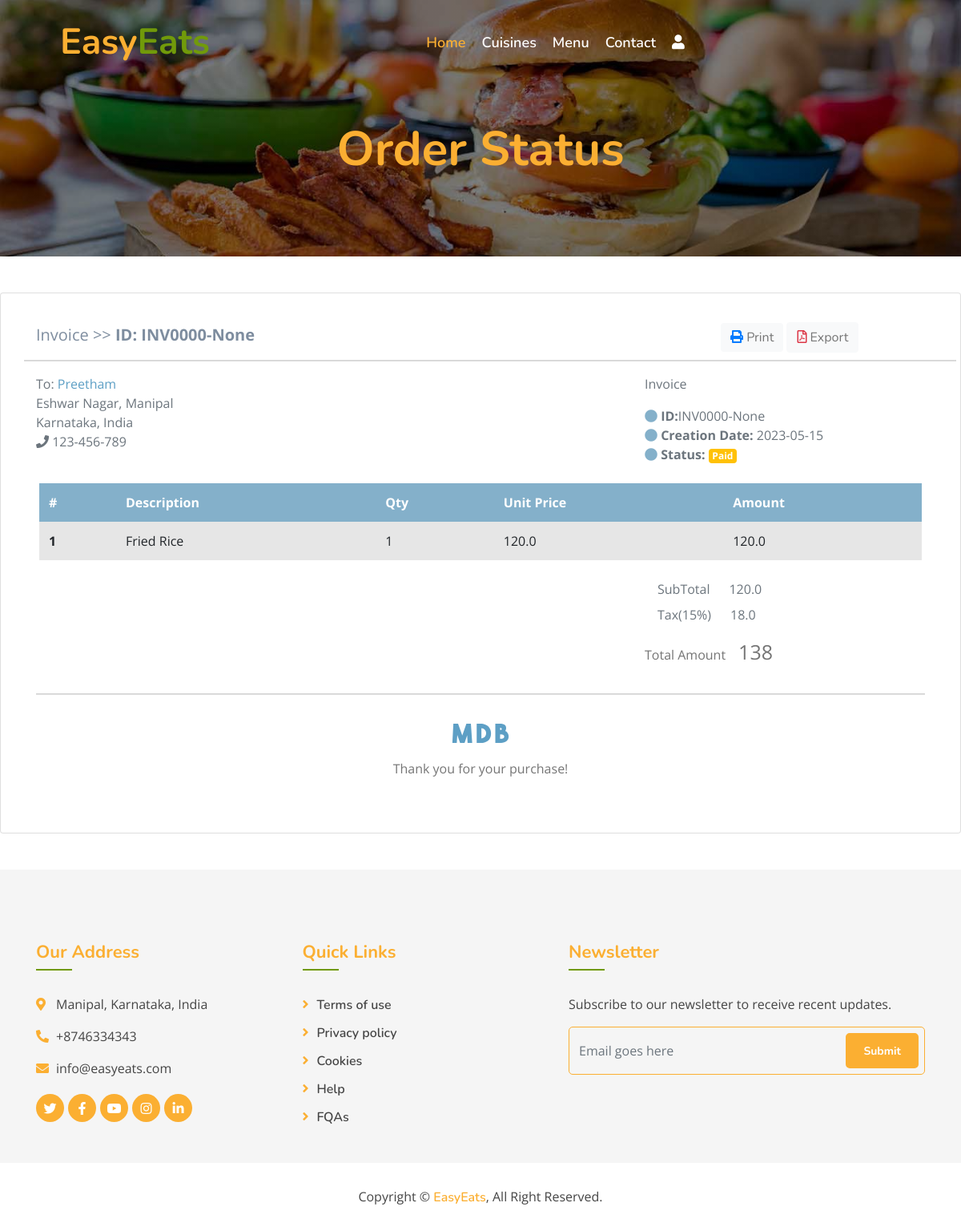
Screenshot of /bill/Preetham with the database file from the repository.
### myapp/models.py (models this page shows, shortened)
class Order(models.Model):
    customer = models.ForeignKey(Profile, on_delete=models.CASCADE)
    item = models.ForeignKey(Dish, on_delete=models.CASCADE)
    status = models.BooleanField(default=False)
    invoice_id = models.CharField(max_length=100, blank=True)
    payer_id = models.CharField(max_length=100, blank=True)
    ordered_on = models.DateTimeField(auto_now_add=True)
    def __str__(self):
        return self.customer.user.first_name
    class Meta:
        verbose_name_plural = "Order Table"

class Profile(models.Model):
    user = models.OneToOneField(User, on_delete=models.CASCADE)
    profile_pic = models.ImageField(upload_to='profiles/%Y/%m/%d', null=True, blank=True)
    contact_number = models.CharField(max_length=15, null=True, blank=True)
    address = models.TextField(blank=True)
    updated_on = models.DateTimeField(auto_now=True)
    class Meta:
        verbose_name_plural="Profile Table"

class Dish(models.Model):
    name = models.CharField(max_length=200, unique=True)
    image = models.ImageField(upload_to='dishes/%Y/%m/%d')
    ingredients = models.TextField()
    details = models.TextField(blank=True)
    category = models.ForeignKey(Category, on_delete=models.CASCADE)
    price = models.FloatField()
    discounted_price = models.FloatField(blank=True)
    is_available = models.BooleanField(default=True)
    added_on = models.DateTimeField(auto_now_add=True)
    updated_on = models.DateTimeField(auto_now=True)
    class Meta:
        verbose_name_plural ="Dish Table"

### myapp/views.py (the view)
# urls.py: path('bill/<str:name>', views.bill, name='bill'),
def bill(request, name):
    print(name)
    orders = Order.objects.order_by('ordered_on')
    order = None
    for i in orders:
        if(str(i)==name):
            print(i, i.ordered_on)
            order = i
    print(order, type(order))
    tax = order.item.price * 0.15
    print(tax)
    total = ceil(order.item.price * 1.15)
    print(total)
    return render(request, 'bill.html', {'order': order, 'tax': tax, 'total': total})

### template/bill.html (shortened to what this page needs)
{% extends "base.html" %}
{% block content %}
<div class="page-header">
    <div class="container">
        <div class="row">
            <div class="col-12">
                <h2>Order Status</h2>
            </div>
        </div>
    </div>
</div>
<div class="card">
    <div class="card-body">
      <div class="container mb-5 mt-3">
        <div class="row d-flex align-items-baseline">
          <div class="col-xl-9">
            <p style="color: #7e8d9f;font-size: 20px;">Invoice >> <strong>ID: {{ order.invoice_id }}</strong></p>
          </div>
          <div class="col-xl-3 float-end">
            <a class="btn btn-light text-capitalize border-0" data-mdb-ripple-color="dark"><i
                class="fas fa-print text-primary"></i> Print</a>
            <a class="btn btn-light text-capitalize" data-mdb-ripple-color="dark"><i
                class="far fa-file-pdf text-danger"></i> Export</a>
          </div>
          <hr>
        </div>
          <div class="row">
            <div class="col-xl-8">
              <ul class="list-unstyled">
                <li class="text-muted">To: <span style="color:#5d9fc5 ;">{{order.customer.user.first_name}}</span></li>
                <li class="text-muted">Eshwar Nagar, Manipal</li>
                <li class="text-muted">Karnataka, India</li>
                <li class="text-muted"><i class="fas fa-phone"></i> 123-456-789</li>
              </ul>
            </div>
            <div class="col-xl-4">
              <p class="text-muted">Invoice</p>
              <ul class="list-unstyled">
                <li class="text-muted"><i class="fas fa-circle" style="color:#84B0CA ;"></i> <span
                    class="fw-bold">ID:</span>{{ order.invoice_id }}
                </li>
                <li class="text-muted"><i class="fas fa-circle" style="color:#84B0CA ;"></i> <span
                    class="fw-bold">Creation Date: </span>{{ order.ordered_on|date:"Y-m-d" }}
                </li>
                <li class="text-muted"><i class="fas fa-circle" style="color:#84B0CA ;"></i> <span
                    class="me-1 fw-bold">Status:</span><span class="badge bg-warning text-black fw-bold">
                    Paid</span></li>
              </ul>
            </div>
          </div>
          <div class="row my-2 mx-1 justify-content-center">
            <table class="table table-striped table-borderless">
              <thead style="background-color:#84B0CA ;" class="text-white">
                <tr>
                  <th scope="col">#</th>
                  <th scope="col">Description</th>
                  <th scope="col">Qty</th>
                  <th scope="col">Unit Price</th>
                  <th scope="col">Amount</th>
                </tr>
              </thead>
              <tbody>
                <tr>
                  <th scope="row">1</th>
                  <td>{{order.item.name}}</td>
                  <td>1</td>
                  <td>{{order.item.price}}</td>
                  <td>{{order.item.price}}</td>
                </tr>
              </tbody>
            </table>
          </div>
          <div class="row">
            <div class="col-xl-8">
            </div>
            <div class="col-xl-3">
              <ul class="list-unstyled">
                <li class="text-muted ms-3"><span class="text-black me-4">SubTotal</span>{{order.item.price}}</li>
                <li class="text-muted ms-3 mt-2"><span class="text-black me-4">Tax(15%)</span>{{tax}}</li>
              </ul>
              <p class="text-black float-start"><span class="text-black me-3"> Total Amount</span><span
                  style="font-size: 25px;">{{total}}</span></p>
            </div>
          </div>
          <hr>
          <div class="container">
            <div class="col-md-12">
              <div class="text-center">
                <i class="fab fa-mdb fa-4x ms-0" style="color:#5d9fc5 ;"></i>
                <p class="pt-0">Thank you for your purchase!</p>
              </div>
            </div>
        </div>
      </div>
    </div>
  </div>
  {% endblock %}

### static/css/style.css (style rules this page uses)
body { color: #757575; background: #ffffff; font-family: 'open sans', sans-serif; }
h1, h2, h3, h4, h5, h6 { color: #454545; font-family: 'Nunito', sans-serif; }
a { font-family: 'Nunito', sans-serif; font-weight: 600; color: #fbaf32; transition: .3s; }
.page-header { position: relative; margin-bottom: 45px; padding: 150px 0 90px 0; text-align: center; background: linear-gradient(rgba(0, 0, 0, .5), rgba(0, 0, 0, .5)), url(../img/page-header.jpg); background-position: center; background-repeat: no-repeat; background-size: cover; }
.page-header h2 { position: relative; color: #fbaf32; font-size: 60px; font-weight: 700; }

### rows the page displays
Order: invoice_id "INV0000-None", customer.user.first_name "Preetham", ordered_on "2023-05-15", item.name "Fried Rice", item.price "120.0"

### other values shown
{{ tax }} "18.0"
{{ total }} "138"
